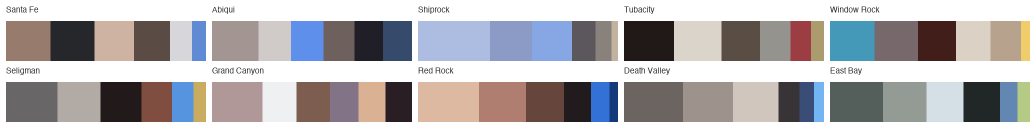
#> input picture output/palettes/southwest_roadtrip.png, 2072 x 256 px, given as the content of the folder ../data/images/santafe/photos, which was not available (shown at 1/2 size)
$ jupyter execute palette_experiments.ipynb   (text cells are left out)
#> lines starting #> are read from the running program, lines starting #| are printed output that depends on the picture; pictures that were not available may be replaced by others from this repository, and a replacement may not be noted
[cell 1]
# Cell 1 – Imports, paths, basic config

from pathlib import Path

import numpy as np
from PIL import Image
from sklearn.cluster import KMeans
import matplotlib.pyplot as plt
from skimage import color

# Plot defaults
plt.rcParams["figure.figsize"] = (8, 6)
plt.rcParams["axes.grid"] = False

# santafe, albania
PROJECT_SLUG = "santafe"

PROJECT_ROOT = Path("..")
IMAGES_ROOT = PROJECT_ROOT / "data" / "images"
OUTPUT_ROOT = PROJECT_ROOT / "output" / "palettes"

DATA_DIR = IMAGES_ROOT / PROJECT_SLUG
PHOTOS_DIR = DATA_DIR / "photos"

# Collect only photo files (case-insensitive), sorted
PHOTO_EXTS = {".jpg", ".jpeg", ".png", ".tif", ".tiff", ".heic"}
photos = sorted(
    [p for p in PHOTOS_DIR.iterdir() if p.suffix.lower() in PHOTO_EXTS]
)

photos

[cell 2]
from PIL import Image


def load_image(path: Path, max_dim: int = 800) -> Image.Image:
    """
    Load an image as RGB and downsize so longest side <= max_dim.
    """
    img = Image.open(path).convert("RGB")
    w, h = img.size
    scale = min(1.0, max_dim / max(w, h))
    if scale < 1.0:
        new_size = (int(w * scale), int(h * scale))
        img = img.resize(new_size, Image.LANCZOS)
    return img


# Collect photos for this project
PHOTO_EXTS = {".jpg", ".jpeg", ".png", ".tif", ".tiff", ".heic"}
photos = sorted(
    [p for p in PHOTOS_DIR.iterdir() if p.suffix.lower() in PHOTO_EXTS]
)
assert photos, f"No photo files found in {PHOTOS_DIR}"

IMAGE_INDEX = 0  # change this to pick another photo
IMAGE_PATH = photos[IMAGE_INDEX]

print(f"Loading image: {IMAGE_PATH}")
img = load_image(IMAGE_PATH, max_dim=800)
#> in load_image, img is the input picture: PIL image 2072x256 RGB; mean R, G, B 179.3, 176.5, 178.8
#> in load_image, `img = img.resize(new_size, Image.LANCZOS)`:
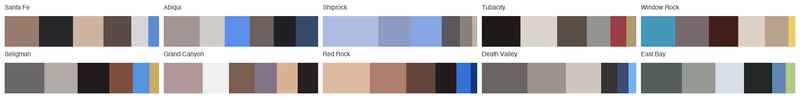
#> img: PIL image 800x98 RGB; mean R, G, B 179, 176.1, 178.5

# Sanity check
print("Image size:", img.size, " type:", type(img))
#| Image size: (800, 98)  type: <class 'PIL.Image.Image'>

[cell 3]
# Cell 3 – Show the source image

plt.figure()
plt.imshow(img)
plt.axis("off")
plt.title(f"Source image: {IMAGE_PATH.name}")  # or .stem if you prefer no extension
plt.show()

[cell 4]
# Cell 4 – Helper to sample RGB pixels

def image_to_pixels(image: Image.Image, sample_fraction: float = 0.2, random_state: int = 42) -> np.ndarray:
    """
    Convert an image to a 2D array of pixels [n_samples, 3] in RGB.
    Optionally subsample a fraction of pixels for performance.
    """
    rng = np.random.default_rng(random_state)
    arr = np.array(image)  # shape (H, W, 3)
    h, w, c = arr.shape
    pixels = arr.reshape(-1, c)

    if 0 < sample_fraction < 1.0:
        n_pixels = pixels.shape[0]
        n_sample = int(n_pixels * sample_fraction)
        idx = rng.choice(n_pixels, size=n_sample, replace=False)
        pixels = pixels[idx]

    return pixels.astype(np.float32)

[cell 5]
# Cell 5 – Helpers to convert image/palette between RGB and LAB

def rgb_image_to_lab_array(image: Image.Image) -> np.ndarray:
    """
    Convert a PIL RGB image to an array of LAB pixels, shape [H*W, 3].
    """
    rgb = np.array(image) / 255.0  # skimage expects 0–1 float
    lab = color.rgb2lab(rgb)       # shape (H, W, 3)
    h, w, c = lab.shape
    return lab.reshape(-1, c).astype(np.float32)


def lab_array_to_rgb_colors(lab_centers: np.ndarray) -> np.ndarray:
    """
    Convert LAB cluster centers back to RGB colors in 0–255 uint8.
    """
    lab_img = lab_centers.reshape(1, -1, 3)
    rgb = color.lab2rgb(lab_img)  # 0–1 floats
    rgb = np.clip(rgb * 255.0, 0, 255).astype(np.uint8)
    return rgb.reshape(-1, 3)

[cell 6]
# Cell 6 – Extract palette via k-means in RGB or LAB

def extract_palette_kmeans(
    image: Image.Image,
    n_colors: int = 6,
    sample_fraction: float = 0.2,
    color_space: str = "rgb",  # "rgb" or "lab"
    random_state: int = 42,
):
    """
    Cluster image pixels into n_colors using k-means in the chosen color space.

    Returns:
        centers_rgb: [n_colors, 3] uint8 RGB colors for display
        counts:      [n_colors] pixel counts per cluster
    """
    if color_space.lower() == "rgb":
        pixels_for_kmeans = image_to_pixels(image, sample_fraction=sample_fraction, random_state=random_state)
    elif color_space.lower() == "lab":
        lab_pixels = rgb_image_to_lab_array(image)
        if 0 < sample_fraction < 1.0:
            rng = np.random.default_rng(random_state)
            n_pixels = lab_pixels.shape[0]
            n_sample = int(n_pixels * sample_fraction)
            idx = rng.choice(n_pixels, size=n_sample, replace=False)
            lab_pixels = lab_pixels[idx]
        pixels_for_kmeans = lab_pixels
    else:
        raise ValueError(f"Unsupported color_space: {color_space}")

    kmeans = KMeans(
        n_clusters=n_colors,
        random_state=random_state,
        n_init="auto",
    )
    labels = kmeans.fit_predict(pixels_for_kmeans)
    centers = kmeans.cluster_centers_

    # Convert cluster centers to displayable RGB
    if color_space.lower() == "rgb":
        centers_rgb = np.clip(centers, 0, 255).astype(np.uint8)
    else:  # LAB
        centers_rgb = lab_array_to_rgb_colors(centers)

    # Count cluster frequencies
    counts = np.bincount(labels, minlength=n_colors)

    # Sort by frequency (descending)
    sort_idx = np.argsort(counts)[::-1]
    centers_rgb = centers_rgb[sort_idx]
    counts = counts[sort_idx]

    return centers_rgb, counts

[cell 7]
# Cell 7 – Plot a palette strip and print RGB + proportions

def plot_palette(centers: np.ndarray, counts: np.ndarray, title: str = "Palette"):
    """
    Visualize palette colors in a horizontal bar,
    sized by their relative frequency.
    """
    total = counts.sum()
    proportions = counts / total

    # Create a 1 x N strip where each segment is proportional to color frequency
    width = 800
    height = 100
    palette_img = np.zeros((height, width, 3), dtype=np.uint8)

    current_x = 0
    for color, prop in zip(centers, proportions):
        w = int(prop * width)
        if w <= 0:
            continue
        palette_img[:, current_x:current_x + w, :] = color
        current_x += w

    plt.figure(figsize=(8, 2))
    plt.imshow(palette_img)
    plt.axis("off")
    plt.title(title)
    plt.show()

    # Also print numeric info
    print("Palette colors (RGB + % of image):")
    for i, (color, prop) in enumerate(zip(centers, proportions), start=1):
        r, g, b = color
        print(f"{i}: RGB({r:3d}, {g:3d}, {b:3d})  ~ {prop*100:5.1f}%")

[cell 8]
# Cell 8 – Compare RGB vs LAB palettes for the current image

# Number of colors to extract
N_COLORS = 6

# Extract palette in RGB space
centers_rgb, counts = extract_palette_kmeans(
    img,
    n_colors=N_COLORS,
    sample_fraction=0.2,
    color_space="rgb",
    random_state=42,
)
#> in extract_palette_kmeans, `labels = kmeans.fit_predict(pixels_for_kmeans)`: labels = 15680 values, max 5 at index 13, min 0 at index 1, mean 1.82
#> in extract_palette_kmeans, `counts = np.bincount(labels, minlength=n_colors)`: counts = [5967, 1439, 2376, 2331, 2434, 1133]
#> in extract_palette_kmeans, `sort_idx = np.argsort(counts)[::-1]`: sort_idx = [0, 4, 2, 3, 1, 5]
#> in extract_palette_kmeans, `centers_rgb = centers_rgb[sort_idx]`: centers_rgb = [[253, 253, 253], [100, 87, 88], [162, 146, 136], [207, 198, 194], [39, 31, 34], [102, 149, 209]]
#> in extract_palette_kmeans, `counts = counts[sort_idx]`: counts = [5967, 2434, 2376, 2331, 1439, 1133]
#> counts = [5967, 2434, 2376, 2331, 1439, 1133]

# Print centers and counts
print("RGB palette centers (uint8 RGB):")
print(centers_rgb)
#| [[253 253 253]
#|  [100  87  88]
#|  [162 146 136]
#|  [207 198 194]
#|  [ 39  31  34]
#|  [102 149 209]]
print("\nCluster counts (most frequent first):")
print(counts)
#| [5967 2434 2376 2331 1439 1133]

# Plot palette strip
plot_palette(
    centers_rgb,
    counts,
    title=f"RGB palette for {IMAGE_PATH.name}",  # <- was IMAGE_NAME
)
#> in plot_palette, `total = counts.sum()`: total = 15680
#> in plot_palette, `proportions = counts / total`: proportions = [0.381, 0.155, 0.152, 0.149, 0.0918, 0.0723]
#> the loop in plot_palette, `for color, prop in zip(centers, proportions):` made 6 passes
#> (color, prop, w, current_x) on passes 1 to 6: ([253, 253, 253], 0.381, 304, 304), ([100, 87, 88], 0.155, 124, 428), ([162, 146, 136], 0.152, 121, 549), ([207, 198, 194], 0.149, 118, 667), ([39, 31, 34], 0.0918, 73, 740), ([102, 149, 209], 0.0723, 57, 797)
#> after the loop in plot_palette, `for color, prop in zip(centers, proportions):`:
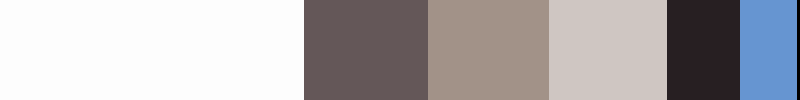
#> palette_img: shape (100, 800, 3); mean of channels 0, 1, 2 177.5, 174.4, 177; drawn as R, G, B
#> after the loop in plot_palette, `for color, prop in zip(centers, proportions):`: current_x = 797
#> the loop in plot_palette, `for i, (color, prop) in enumerate(zip(centers, proportions), start=1):` made 6 passes
#> (prop, r, g, b) on passes 1 to 6: (0.381, 253, 253, 253), (0.155, 100, 87, 88), (0.152, 162, 146, 136), (0.149, 207, 198, 194), (0.0918, 39, 31, 34), (0.0723, 102, 149, 209)
#| 1: RGB(253, 253, 253)  ~  38.1%
#| 2: RGB(100,  87,  88)  ~  15.5%
#| 3: RGB(162, 146, 136)  ~  15.2%
#| 4: RGB(207, 198, 194)  ~  14.9%
#| 5: RGB( 39,  31,  34)  ~   9.2%
#| 6: RGB(102, 149, 209)  ~   7.2%

[cell 9]
# Cell 8A – Save a palette strip as an image (PNG or JPEG)

from PIL import Image as PILImage

def save_palette_image(
    centers: np.ndarray,
    counts: np.ndarray,
    out_path: Path,
    width: int = 1200,
    height: int = 150,
    show_labels: bool = False
):
    """
    Save a horizontal palette strip as a PNG/JPEG file.
    Each color's width is proportional to its relative count.
    """
    total = counts.sum()
    proportions = counts / total

    # Create raw pixel array
    img = np.zeros((height, width, 3), dtype=np.uint8)

    current_x = 0
    for color, prop in zip(centers, proportions):
        w = int(prop * width)
        img[:, current_x:current_x + w, :] = color
        current_x += w

    pil_img = PILImage.fromarray(img)
    pil_img.save(out_path)
    print(f"Saved palette image → {out_path}")

[cell 10]
# Cell 9 – Define the image set for a place-level palette (generic)

# Collect all photo files from PHOTOS_DIR (already sorted in Cell 1)
PHOTO_EXTS = {".jpg", ".jpeg", ".png", ".tif", ".tiff", ".heic"}
all_photos = sorted(
    [p for p in PHOTOS_DIR.iterdir() if p.suffix.lower() in PHOTO_EXTS]
)

assert all_photos, f"No photos found in {PHOTOS_DIR}"

# Optionally limit number of photos used for palette
# (None = use all photos in the folder)
MAX_PHOTOS = None   # or e.g. 3, 5, 10, etc.

if MAX_PHOTOS is None:
    IMAGE_PATHS_PLACE = all_photos
else:
    IMAGE_PATHS_PLACE = all_photos[:MAX_PHOTOS]

# Final safety check
for p in IMAGE_PATHS_PLACE:
    assert p.exists(), f"Image not found: {p}"

IMAGE_PATHS_PLACE

[cell 11]
# Cell 10 – Sample equal numbers of LAB pixels from each image

def sample_lab_pixels_from_images(
    image_paths,
    pixels_per_image: int = 5000,
    max_dim: int = 800,
    random_state: int = 42,
) -> np.ndarray:
    """
    For each image path, load the image, convert to LAB, and randomly sample
    up to `pixels_per_image` pixels. Return all samples stacked together.
    """
    rng = np.random.default_rng(random_state)
    all_samples = []

    for path in image_paths:
        img = load_image(path, max_dim=max_dim)
        lab = rgb_image_to_lab_array(img)  # [H*W, 3]
        n_pixels = lab.shape[0]
        n_sample = min(pixels_per_image, n_pixels)
        idx = rng.choice(n_pixels, size=n_sample, replace=False)
        all_samples.append(lab[idx])

    combined = np.vstack(all_samples)
    print(f"Combined LAB samples shape: {combined.shape}")
    return combined

combined_lab_pixels = sample_lab_pixels_from_images(
    IMAGE_PATHS_PLACE,
    pixels_per_image=8000,
)
#> in rgb_image_to_lab_array, `lab = color.rgb2lab(rgb)`: lab: shape (98, 800, 3) float64; mean of channels 0, 1, 2 71.1, 2.5, -0.5
#| Combined LAB samples shape: (8000, 3)
combined_lab_pixels.shape
#> Out = (8000, 3)

[cell 12]
# Cell 11 – Place-level LAB palette from combined pixels

def kmeans_palette_from_lab_pixels(
    lab_pixels: np.ndarray,
    n_colors: int = 9,
    random_state: int = 42,
):
    """
    Run k-means on LAB pixels and return palette centers in RGB + counts.
    """
    kmeans = KMeans(
        n_clusters=n_colors,
        random_state=random_state,
        n_init="auto",
    )
    labels = kmeans.fit_predict(lab_pixels)
    centers_lab = kmeans.cluster_centers_
    counts = np.bincount(labels, minlength=n_colors)

    # sort by frequency
    sort_idx = np.argsort(counts)[::-1]
    centers_lab = centers_lab[sort_idx]
    counts = counts[sort_idx]

    centers_rgb = lab_array_to_rgb_colors(centers_lab)
    return centers_rgb, counts

centers_place, counts_place = kmeans_palette_from_lab_pixels(
    combined_lab_pixels,
    n_colors=8,  # tweak as desired
)
#> in kmeans_palette_from_lab_pixels, `labels = kmeans.fit_predict(lab_pixels)`: labels = 8000 values, max 7 at index 4, min 0 at index 0, mean 2.43
#> in kmeans_palette_from_lab_pixels, `counts = np.bincount(labels, minlength=n_colors)`: counts = [3414, 397, 650, 1210, 316, 313, 604, 1096]
#> in kmeans_palette_from_lab_pixels, `sort_idx = np.argsort(counts)[::-1]`: sort_idx = [0, 3, 7, 2, 6, 1, 4, 5]
#> in kmeans_palette_from_lab_pixels, `centers_lab = centers_lab[sort_idx]`: centers_lab = [[98.05, 0.0189, 0.231], [70.1, 2.12, -0.553], [43.43, 3.74, 3.2], [12.73, 2.51, -0.514], [70.54, 8.19, 18.82], [50.75, -1.26, -24.91], [29.92, 19.22, 13.04], [61.58, 6.71, -43.54]]
#> in kmeans_palette_from_lab_pixels, `counts = counts[sort_idx]`: counts = [3414, 1210, 1096, 650, 604, 397, 316, 313]
#> in lab_array_to_rgb_colors, `lab_img = lab_centers.reshape(1, -1, 3)`: lab_img has the same summary as centers_lab in kmeans_palette_from_lab_pixels
#> in lab_array_to_rgb_colors, `rgb = color.lab2rgb(lab_img)`: rgb = [[0.979, 0.978, 0.976], [0.686, 0.667, 0.676], [0.436, 0.394, 0.382], [0.142, 0.125, 0.132], [0.784, 0.652, 0.545], [0.349, 0.484, 0.639], [0.406, 0.228, 0.201], [0.41, 0.584, 0.885]]
#> in lab_array_to_rgb_colors, `rgb = np.clip(rgb * 255.0, 0, 255).astype(np.uint8)`: rgb = [[249, 249, 248], [174, 170, 172], [111, 100, 97], [36, 31, 33], [199, 166, 138], [89, 123, 162], [103, 58, 51], [104, 148, 225]]
#> in kmeans_palette_from_lab_pixels, `centers_rgb = lab_array_to_rgb_colors(centers_lab)`: centers_rgb has the same summary as rgb in lab_array_to_rgb_colors
#> centers_place has the same summary as rgb in lab_array_to_rgb_colors; counts_place = [3414, 1210, 1096, 650, 604, 397, 316, 313]

# Plot palette
plot_palette(
    centers_place,
    counts_place,
    title="Place-level LAB palette (combined images)"
)
#> in plot_palette (call 2), `total = counts.sum()`: total = 8000
#> in plot_palette (call 2), `proportions = counts / total`: proportions = [0.427, 0.151, 0.137, 0.0813, 0.0755, 0.0496, 0.0395, 0.0391]
#> the loop in plot_palette (call 2), `for color, prop in zip(centers, proportions):` made 8 passes
#> (color, prop, w, current_x) on passes 1 to 8: ([249, 249, 248], 0.427, 341, 341), ([174, 170, 172], 0.151, 121, 462), ([111, 100, 97], 0.137, 109, 571), ([36, 31, 33], 0.0813, 65, 636), ([199, 166, 138], 0.0755, 60, 696), ([89, 123, 162], 0.0496, 39, 735), ([103, 58, 51], 0.0395, 31, 766), ([104, 148, 225], 0.0391, 31, 797)
#> after the loop in plot_palette (call 2), `for color, prop in zip(centers, proportions):`:
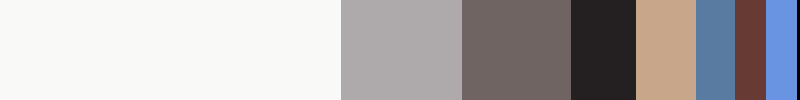
#> palette_img: shape (100, 800, 3); mean of channels 0, 1, 2 177.8, 174.4, 176.6; drawn as R, G, B
#> after the loop in plot_palette (call 2), `for color, prop in zip(centers, proportions):`: current_x = 797
#> the loop in plot_palette (call 2), `for i, (color, prop) in enumerate(zip(centers, proportions), start=1):` made 8 passes
#> (prop, r, g, b) on passes 1 to 8: (0.427, 249, 249, 248), (0.151, 174, 170, 172), (0.137, 111, 100, 97), (0.0813, 36, 31, 33), (0.0755, 199, 166, 138), (0.0496, 89, 123, 162), (0.0395, 103, 58, 51), (0.0391, 104, 148, 225)
#| 1: RGB(249, 249, 248)  ~  42.7%
#| 2: RGB(174, 170, 172)  ~  15.1%
#| 3: RGB(111, 100,  97)  ~  13.7%
#| 4: RGB( 36,  31,  33)  ~   8.1%
#| 5: RGB(199, 166, 138)  ~   7.5%
#| 6: RGB( 89, 123, 162)  ~   5.0%
#| 7: RGB(103,  58,  51)  ~   4.0%
#| 8: RGB(104, 148, 225)  ~   3.9%

# Export palette strip (PNG)
outfile = OUTPUT_ROOT / f"palette_{PROJECT_SLUG}_combined_01.png"
save_palette_image(centers_place, counts_place, outfile)
#> in save_palette_image, `total = counts.sum()`: total = 8000
#> the loop in save_palette_image, `for color, prop in zip(centers, proportions):` made 8 passes
#> (color, prop, w, current_x) on passes 1 to 8: ([249, 249, 248], 0.427, 512, 512), ([174, 170, 172], 0.151, 181, 693), ([111, 100, 97], 0.137, 164, 857), ([36, 31, 33], 0.0813, 97, 954), ([199, 166, 138], 0.0755, 90, 1044), ([89, 123, 162], 0.0496, 59, 1103), ([103, 58, 51], 0.0395, 47, 1150), ([104, 148, 225], 0.0391, 46, 1196)
#> after the loop in save_palette_image, `for color, prop in zip(centers, proportions):`: current_x = 1196

outfile

[cell 13]
# Cell 12 – Accent palette from high-chroma pixels

def extract_accent_palette(
    lab_pixels: np.ndarray,
    n_colors: int = 4,
    chroma_percentile: float = 85.0,
    random_state: int = 42,
):
    """
    Build an 'accent' palette by keeping only high-chroma pixels (most saturated
    colors) and running k-means on them.
    """
    # LAB: L = brightness, a/b = color-opponent channels
    L = lab_pixels[:, 0]
    a = lab_pixels[:, 1]
    b = lab_pixels[:, 2]

    chroma = np.sqrt(a * a + b * b)

    threshold = np.percentile(chroma, chroma_percentile)
    mask = chroma >= threshold
    high_chroma_pixels = lab_pixels[mask]

    print(
        f"Using {high_chroma_pixels.shape[0]} of {lab_pixels.shape[0]} pixels "
        f"({high_chroma_pixels.shape[0] / lab_pixels.shape[0] * 100:.1f}%) "
        f"with chroma >= {threshold:.2f}"
    )

    centers_rgb, counts = kmeans_palette_from_lab_pixels(
        high_chroma_pixels,
        n_colors=n_colors,
        random_state=random_state,
    )
    return centers_rgb, counts

accent_centers, accent_counts = extract_accent_palette(
    combined_lab_pixels,
    n_colors=4,
    chroma_percentile=85.0,  # try 80–90 range
)
#> in extract_accent_palette, `L = lab_pixels[:, 0]`: L = 8000 values, max 100 at index 6, min 2.74 at index 111, mean 70.86
#> in extract_accent_palette, `a = lab_pixels[:, 1]`: a = 8000 values, max 42.27 at index 6205, min -20.01 at index 6539, mean 2.62
#> in extract_accent_palette, `b = lab_pixels[:, 2]`: b = 8000 values, max 56.57 at index 2432, min -61.38 at index 978, mean -0.593
#> in extract_accent_palette, `chroma = np.sqrt(a * a + b * b)`: chroma = 8000 values, max 63.69 at index 978, min 0.00278 at index 2041, mean 8.35
#> in extract_accent_palette, `threshold = np.percentile(chroma, chroma_percentile)`: threshold = 20.42
#> in extract_accent_palette, `high_chroma_pixels = lab_pixels[mask]`: high_chroma_pixels = 1283 rows, first 8: [12.74, 17.52, 10.57], [64.2, 4.35, -23.35], [74.31, 11.87, 21.5], [48.78, 15.82, -58.08], [76.54, 2.46, -20.27], [31.58, 1.92, -21.63], [64.54, 4.08, -22.83], [59.11, -15.54, -24.19]
#| Using 1283 of 8000 pixels (16.0%) with chroma >= 20.42
#> in extract_accent_palette, `centers_rgb, counts = kmeans_palette_from_lab_pixels( high_chroma_pixe..`: centers_rgb = [[119, 150, 191], [193, 155, 121], [78, 127, 211], [132, 68, 62]]; counts = [642, 294, 222, 125]
#> accent_centers has the same summary as centers_rgb in extract_accent_palette; accent_counts = [642, 294, 222, 125]

plot_palette(accent_centers, accent_counts, title="Accent palette (high-chroma pixels)")
#> call 3 of plot_palette, with centers = array of shape (4, 3), counts = array of shape (4,), title = 'Accent palette (high-chroma pixels)'
#> in plot_palette (call 3), `total = counts.sum()`: total = 1283
#> in plot_palette (call 3), `proportions = counts / total`: proportions = [0.5, 0.229, 0.173, 0.0974]
#> the loop in plot_palette (call 3), `for color, prop in zip(centers, proportions):` made 4 passes
#> (color, prop, w, current_x) on passes 1 to 4: ([119, 150, 191], 0.5, 400, 400), ([193, 155, 121], 0.229, 183, 583), ([78, 127, 211], 0.173, 138, 721), ([132, 68, 62], 0.0974, 77, 798)
#> after the loop in plot_palette (call 3), `for color, prop in zip(centers, proportions):`:
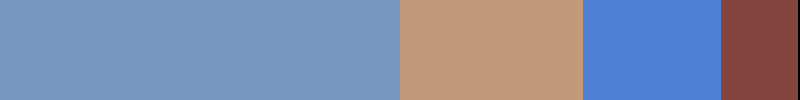
#> palette_img: shape (100, 800, 3); mean of channels 0, 1, 2 129.8, 138.9, 165.5; drawn as R, G, B
#> after the loop in plot_palette (call 3), `for color, prop in zip(centers, proportions):`: current_x = 798
#> the loop in plot_palette (call 3), `for i, (color, prop) in enumerate(zip(centers, proportions), start=1):` made 4 passes
#> (prop, r, g, b) on passes 1 to 4: (0.5, 119, 150, 191), (0.229, 193, 155, 121), (0.173, 78, 127, 211), (0.0974, 132, 68, 62)
#| 1: RGB(119, 150, 191)  ~  50.0%
#| 2: RGB(193, 155, 121)  ~  22.9%
#| 3: RGB( 78, 127, 211)  ~  17.3%
#| 4: RGB(132,  68,  62)  ~   9.7%
